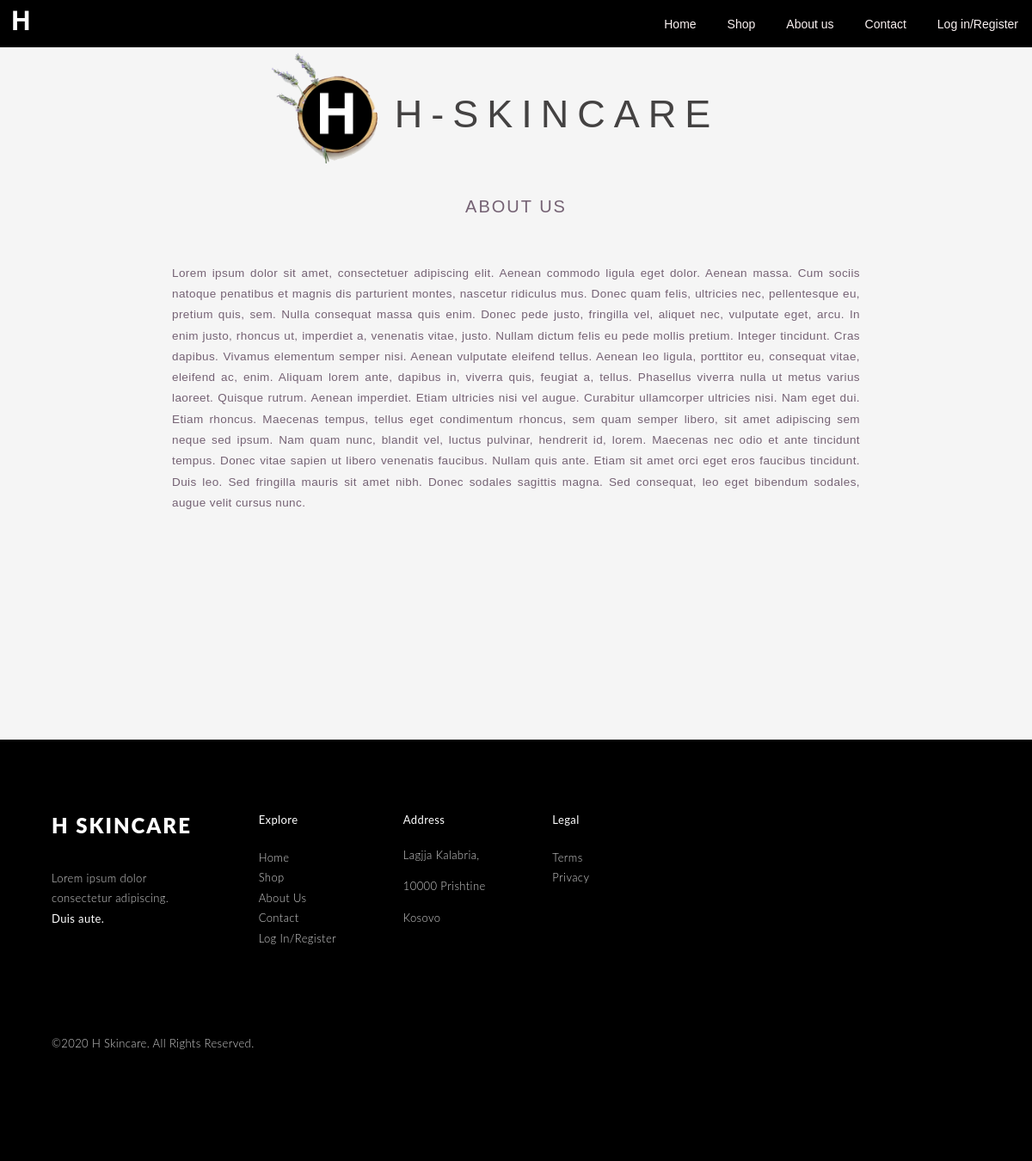
Page /about.php on the committed database.
### tables this page shows
CREATE TABLE `aboutus` (
  `ID` int(11) NOT NULL,
  `main_title` varchar(50) NOT NULL,
  `title` varchar(50) NOT NULL,
  `content` text NOT NULL
);

### dashboard/database.php (called while the page is built, shortened)
<?php
class DatabaseConfig
{
    private $connection;
    private $host = "localhost";
    private $username = "root";
    private $password = "";
    private $databaseName = "h-skincare";
    private function createConnection()
    {
        $this->connection = new mysqli($this->host, $this->username, $this->password, $this->databaseName);
    }
    protected function getConnection()
    {
        return $this->connection;
    }
}
?>

### dashboard/aboutUsController.php (called while the page is built, shortened)
<?php
    class AboutUsController extends DatabaseConfig
    {
        private $connection;
        public function __construct()
        {
            $this->connection = $this->getConnection();
        }
        public function showAll()
        {
            $this->query = "SELECT * FROM aboutus";
            if ($this->connection != NULL) {
                $result = $this->connection->query($this->query);
                $content = $result->fetch_all(MYSQLI_ASSOC);
                return $content;
            }
            return NULL;
        }
    }
?>

### about.php (the view, shortened to what this page needs)
<?php
    include "layout/header.php";
    include_once "dashboard/database.php";
    include "dashboard/aboutUsController.php";
    $content = new AboutUsController();
    $content = $content->showAll();
?>
    <link rel='stylesheet' href='css/about.css'>
    <main class="content-holder">
        <div class="logo-name">
            <img src="images/about.png" alt="logo" />
            <h2><?php echo $content[0]['main_title'];?></h2>
        </div>
        <div class='about-container'>
            <h2><?php echo $content[0]['title'];?></h2> <br>
            <p class="txt"> <?php echo $content[0]['content'];?>
            </div>
    </main>
<?php
    include "layout/footer.php";
?>

### css/main.css (style rules this page uses)
body { margin: 0px; background-color: pink; }
.content-holder { height: 100vh; }
h2 { font-weight: 300; line-height: 1.8; font-size: 13px; color: #d1d1d1; letter-spacing: 0.03em; padding: 15px 0 0 0; }
p { font-weight: 300; font-size: 13px; padding: 0; line-height: 1.8; letter-spacing: 0.03em; }

### css/about.css (style rules this page uses)
body { background-color: rgb(245, 245, 245); }
.logo-name { margin-top: 80px; display: flex; justify-content: center; }
.about-container { margin: 40px 200px 80px; text-align: justify; display: flex; flex-direction: column; }
.logo-name>img { width: 250px; height: 250px; margin-left: -50px; }
.about-container>h2, .logo-name>h2 { text-decoration: none; font-size: 20px; color: rgb(117, 98, 116); text-align: center; text-transform: uppercase; letter-spacing: 2px; font-family: Verdana, Geneva, Tahoma, sans-serif; }
.logo-name>h2 { margin-top: 100px; margin-left: 15px; color: rgb(68, 66, 66); letter-spacing: 10px; font-size: 45px; }
.about-container .txt { color: rgb(117, 98, 116); font-family: Verdana, Geneva, Tahoma, sans-serif; font-size: 13.5px; }
@media only screen 
  and (min-device-width: 768px) 
  and (max-device-width: 1024px) { .logo-name { margin-top: 60px; align-items: center; } }
@media only screen 
  and (min-device-width: 768px) 
  and (max-device-width: 1024px) { .logo-name>img { width: 130px; height: 130px; } }
@media only screen 
  and (min-device-width: 768px) 
  and (max-device-width: 1024px) { .logo-name>h2 { margin-top: 0; margin-bottom: 0; } }
@media only screen 
  and (min-device-width: 768px) 
  and (max-device-width: 1024px) { .about-container { margin-top: 0; margin-bottom: 0; } }
@media only screen 
  and (min-device-width: 768px) 
  and (max-device-width: 1024px) { .about-container .txt { display: -webkit-box; -webkit-line-clamp: 27; -webkit-box-orient: vertical; overflow: hidden; text-overflow: ellipsis; } }

### rows in the picture
aboutus: main_title "H-SKINCARE", title "ABOUT US", content "Lorem ipsum dolor sit amet, consectetuer adipiscing elit. Aenean commodo ligula eget dolor. Aenean massa. Cum sociis natoque penatibus et magnis dis parturient montes, nascetur ridiculus mus. Donec quam felis, ultricies nec, pellentesque eu, pretium quis, sem. Nulla consequat massa quis enim. Donec pede justo, fringilla vel, aliquet nec, vulputate eget, arcu. In enim justo, rhoncus ut, imperdiet a, venenatis vitae, justo. Nullam dictum felis eu pede mollis pretium. Integer tincidunt. Cras dapibus. Vivamus elementum semper nisi. Aenean vulputate eleifend tellus. Aenean leo ligula, porttitor eu, consequat vitae, eleifend ac, enim. Aliquam lorem ante, dapibus in, viverra quis, feugiat a,…"
